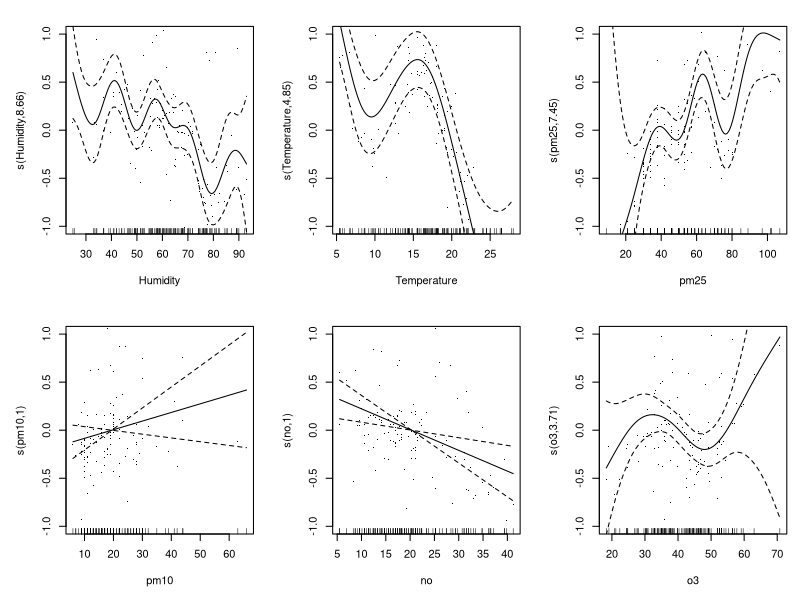

Write R code to recreate this figure.
## ---- chunk 1
library(mgcv)
library(nlme)
## ---- chunk 2
milan_full <- read.csv("milan_full.csv")
milan_full <- na.omit(milan_full)
## ---- chunk 3
infections.gam <- gam(LAGRR ~ s(Humidity) + s(Temperature) + s(pm25) + s(pm10) + s(no) + s(o3), family=gaussian(link="log"), data=milan_full)
## ---- chunk 4
plot(infections.gam, ylim=c(-1,1),scale=0,se=2, residuals=TRUE, shade=TRUE,pages=1)
## ---- chunk 5
summary(infections.gam)
